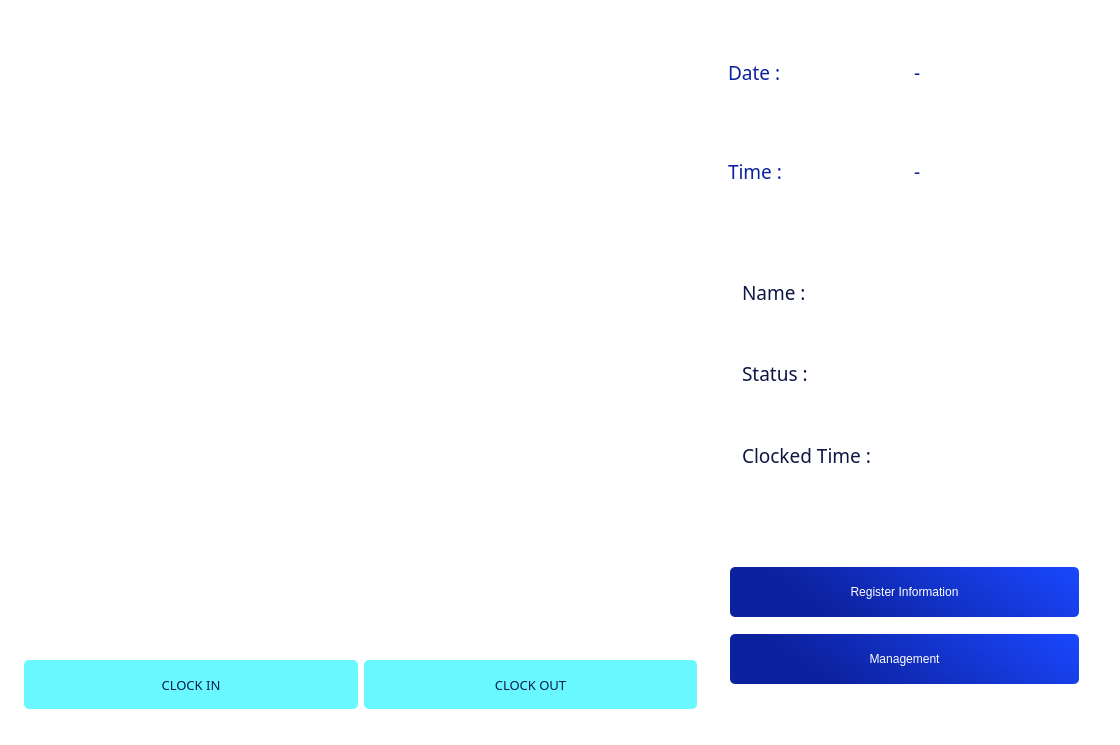
<?xml version="1.0" encoding="UTF-8"?>
<ui version="4.0">
 <class>OutputDialog</class>
 <widget class="QDialog" name="OutputDialog">
  <property name="geometry">
   <rect>
    <x>0</x>
    <y>0</y>
    <width>1120</width>
    <height>745</height>
   </rect>
  </property>
  <property name="minimumSize">
   <size>
    <width>1120</width>
    <height>745</height>
   </size>
  </property>
  <property name="maximumSize">
   <size>
    <width>1120</width>
    <height>745</height>
   </size>
  </property>
  <property name="font">
   <font>
    <family>Calibri</family>
    <weight>75</weight>
    <bold>true</bold>
   </font>
  </property>
  <property name="windowTitle">
   <string>Face Recognition Attendance App</string>
  </property>
  <property name="windowIcon">
   <iconset>
    <normaloff>icon.png</normaloff>icon.png</iconset>
  </property>
  <property name="styleSheet">
   <string notr="true">background-color: rgb(255, 255, 255);</string>
  </property>
  <widget class="QLabel" name="imgLabel">
   <property name="geometry">
    <rect>
     <x>24</x>
     <y>24</y>
     <width>673</width>
     <height>625</height>
    </rect>
   </property>
   <property name="minimumSize">
    <size>
     <width>4</width>
     <height>0</height>
    </size>
   </property>
   <property name="styleSheet">
    <string notr="true">background-color: rgba(255, 255, 255, 128);</string>
   </property>
   <property name="text">
    <string/>
   </property>
   <property name="scaledContents">
    <bool>true</bool>
   </property>
  </widget>
  <widget class="QWidget" name="horizontalLayoutWidget">
   <property name="geometry">
    <rect>
     <x>24</x>
     <y>660</y>
     <width>673</width>
     <height>49</height>
    </rect>
   </property>
   <layout class="QHBoxLayout" name="horizontalLayout">
    <item>
     <widget class="QPushButton" name="ClockInButton">
      <property name="maximumSize">
       <size>
        <width>16777215</width>
        <height>50</height>
       </size>
      </property>
      <property name="font">
       <font>
        <family>CocogooseProTrial Semilight</family>
        <pointsize>10</pointsize>
        <weight>50</weight>
        <italic>false</italic>
        <bold>false</bold>
       </font>
      </property>
      <property name="styleSheet">
       <string notr="true">
QPushButton {
 /* Màu nền mặc định */
	background-color: rgb(105, 248, 255);
    border-radius: 5px;
	color: rgb(9, 28, 84);
	font: 10pt &quot;CocogooseProTrial Semilight&quot;;

}

QPushButton:hover {
	background-color: rgb(137, 227, 254);
}

QPushButton:pressed {
background-color: rgb(105, 248, 255);
}


</string>
      </property>
      <property name="text">
       <string>CLOCK IN</string>
      </property>
      <property name="checkable">
       <bool>true</bool>
      </property>
     </widget>
    </item>
    <item>
     <widget class="QPushButton" name="ClockOutButton">
      <property name="maximumSize">
       <size>
        <width>16777215</width>
        <height>50</height>
       </size>
      </property>
      <property name="font">
       <font>
        <family>CocogooseProTrial Semilight</family>
        <pointsize>10</pointsize>
        <weight>50</weight>
        <italic>false</italic>
        <bold>false</bold>
       </font>
      </property>
      <property name="styleSheet">
       <string notr="true">
QPushButton {
 /* Màu nền mặc định */
	background-color: rgb(105, 248, 255);
    border-radius: 5px;
	color: rgb(9, 28, 84);
	font: 10pt &quot;CocogooseProTrial Semilight&quot;;

}

QPushButton:hover {
	background-color: rgb(137, 227, 254);
}

QPushButton:pressed {
background-color: rgb(105, 248, 255);
}


</string>
      </property>
      <property name="text">
       <string>CLOCK OUT</string>
      </property>
      <property name="checkable">
       <bool>true</bool>
      </property>
     </widget>
    </item>
   </layout>
  </widget>
  <widget class="QGroupBox" name="groupBox">
   <property name="geometry">
    <rect>
     <x>718</x>
     <y>223</y>
     <width>383</width>
     <height>300</height>
    </rect>
   </property>
   <property name="minimumSize">
    <size>
     <width>0</width>
     <height>300</height>
    </size>
   </property>
   <property name="styleSheet">
    <string notr="true">background-color: rgba(255, 255, 255, 128);
color: rgb(255, 255, 255);
font: 57 10pt &quot;Montserrat Medium&quot;;
border-radius:5px;</string>
   </property>
   <property name="title">
    <string>Details</string>
   </property>
   <widget class="QWidget" name="verticalLayoutWidget">
    <property name="geometry">
     <rect>
      <x>14</x>
      <y>36</y>
      <width>205</width>
      <height>229</height>
     </rect>
    </property>
    <layout class="QVBoxLayout" name="verticalLayout">
     <property name="spacing">
      <number>15</number>
     </property>
     <item>
      <widget class="QLabel" name="label_3">
       <property name="font">
        <font>
         <family>Montserrat SemiBold</family>
         <pointsize>14</pointsize>
         <weight>7</weight>
         <italic>false</italic>
         <bold>false</bold>
        </font>
       </property>
       <property name="styleSheet">
        <string notr="true">font: 63 14pt &quot;Montserrat SemiBold&quot;;
color: rgb(14, 23, 67);
padding: 5px;</string>
       </property>
       <property name="text">
        <string>Name : </string>
       </property>
      </widget>
     </item>
     <item>
      <widget class="QLabel" name="label_4">
       <property name="font">
        <font>
         <family>Montserrat SemiBold</family>
         <pointsize>14</pointsize>
         <weight>7</weight>
         <italic>false</italic>
         <bold>false</bold>
        </font>
       </property>
       <property name="styleSheet">
        <string notr="true">font: 63 14pt &quot;Montserrat SemiBold&quot;;
color: rgb(14, 23, 67);
padding: 5px;</string>
       </property>
       <property name="text">
        <string>Status :</string>
       </property>
      </widget>
     </item>
     <item>
      <widget class="QLabel" name="label_5">
       <property name="font">
        <font>
         <family>Montserrat SemiBold</family>
         <pointsize>14</pointsize>
         <weight>7</weight>
         <italic>false</italic>
         <bold>false</bold>
        </font>
       </property>
       <property name="styleSheet">
        <string notr="true">font: 63 14pt &quot;Montserrat SemiBold&quot;;
color: rgb(14, 23, 67);
padding: 5px;</string>
       </property>
       <property name="text">
        <string>Clocked Time : </string>
       </property>
      </widget>
     </item>
    </layout>
   </widget>
   <widget class="QWidget" name="verticalLayoutWidget_2">
    <property name="geometry">
     <rect>
      <x>228</x>
      <y>36</y>
      <width>145</width>
      <height>229</height>
     </rect>
    </property>
    <layout class="QVBoxLayout" name="verticalLayout_2">
     <property name="spacing">
      <number>15</number>
     </property>
     <item>
      <widget class="QLabel" name="NameLabel">
       <property name="font">
        <font>
         <family>Montserrat Medium</family>
         <pointsize>10</pointsize>
         <weight>7</weight>
         <italic>false</italic>
         <bold>false</bold>
        </font>
       </property>
       <property name="text">
        <string/>
       </property>
      </widget>
     </item>
     <item>
      <widget class="QLabel" name="StatusLabel">
       <property name="font">
        <font>
         <family>Montserrat Medium</family>
         <pointsize>10</pointsize>
         <weight>7</weight>
         <italic>false</italic>
         <bold>false</bold>
        </font>
       </property>
       <property name="text">
        <string/>
       </property>
      </widget>
     </item>
     <item>
      <layout class="QHBoxLayout" name="horizontalLayout_2">
       <item>
        <widget class="QLabel" name="HoursLabel">
         <property name="font">
          <font>
           <family>Montserrat Medium</family>
           <pointsize>10</pointsize>
           <weight>7</weight>
           <italic>false</italic>
           <bold>false</bold>
          </font>
         </property>
         <property name="text">
          <string/>
         </property>
        </widget>
       </item>
       <item>
        <widget class="QLabel" name="MinLabel">
         <property name="font">
          <font>
           <family>Montserrat Medium</family>
           <pointsize>10</pointsize>
           <weight>7</weight>
           <italic>false</italic>
           <bold>false</bold>
          </font>
         </property>
         <property name="text">
          <string/>
         </property>
        </widget>
       </item>
      </layout>
     </item>
    </layout>
   </widget>
  </widget>
  <widget class="QGroupBox" name="groupBox_2">
   <property name="geometry">
    <rect>
     <x>718</x>
     <y>530</y>
     <width>383</width>
     <height>190</height>
    </rect>
   </property>
   <property name="styleSheet">
    <string notr="true">background-color: rgba(255, 255, 255, 128);
color: rgb(255, 255, 255);
font: 57 10pt &quot;Montserrat Medium&quot;;
border-radius:5px;</string>
   </property>
   <property name="title">
    <string>User Functions</string>
   </property>
   <widget class="QWidget" name="verticalLayoutWidget_3">
    <property name="geometry">
     <rect>
      <x>12</x>
      <y>36</y>
      <width>349</width>
      <height>121</height>
     </rect>
    </property>
    <layout class="QVBoxLayout" name="verticalLayout_3">
     <property name="spacing">
      <number>16</number>
     </property>
     <item>
      <widget class="QPushButton" name="pushButtonRegist">
       <property name="maximumSize">
        <size>
         <width>16777215</width>
         <height>50</height>
        </size>
       </property>
       <property name="sizeIncrement">
        <size>
         <width>0</width>
         <height>50</height>
        </size>
       </property>
       <property name="styleSheet">
        <string notr="true">
QPushButton {
 /* Màu nền mặc định */
	background-color: qlineargradient(spread:pad, x1:0.134328, y1:0.182, x2:1, y2:0, stop:0 rgba(12, 33, 158, 255), stop:1 rgba(26, 72, 255, 255));
	color: rgb(255, 255, 255);
    border-radius: 5px;
	font: 57 10pt &quot;Montserrat Medium&quot;;

}

QPushButton:hover {
	
	background-color: rgb(29, 60, 199);

}

QPushButton:pressed {
    background-color: #0581F9; /* Màu khi nhấn */
}

</string>
       </property>
       <property name="text">
        <string>Register Information</string>
       </property>
      </widget>
     </item>
     <item>
      <widget class="QPushButton" name="pushButtonManage">
       <property name="maximumSize">
        <size>
         <width>16777215</width>
         <height>50</height>
        </size>
       </property>
       <property name="styleSheet">
        <string notr="true">
QPushButton {
 /* Màu nền mặc định */
	background-color: qlineargradient(spread:pad, x1:0.134328, y1:0.182, x2:1, y2:0, stop:0 rgba(12, 33, 158, 255), stop:1 rgba(26, 72, 255, 255));
	color: rgb(255, 255, 255);
    border-radius: 5px;
	font: 57 10pt &quot;Montserrat Medium&quot;;

}

QPushButton:hover {
	
	background-color: rgb(29, 60, 199);

}

QPushButton:pressed {
    background-color: #0581F9; /* Màu khi nhấn */
}

</string>
       </property>
       <property name="text">
        <string>Management</string>
       </property>
      </widget>
     </item>
    </layout>
   </widget>
  </widget>
  <widget class="QLabel" name="label_6">
   <property name="geometry">
    <rect>
     <x>0</x>
     <y>0</y>
     <width>1129</width>
     <height>745</height>
    </rect>
   </property>
   <property name="text">
    <string/>
   </property>
   <property name="pixmap">
    <pixmap>../background1.png</pixmap>
   </property>
  </widget>
  <widget class="QWidget" name="gridLayoutWidget">
   <property name="geometry">
    <rect>
     <x>718</x>
     <y>25</y>
     <width>385</width>
     <height>193</height>
    </rect>
   </property>
   <layout class="QGridLayout" name="gridLayout_2">
    <item row="0" column="0">
     <widget class="QLabel" name="label">
      <property name="font">
       <font>
        <family>Montserrat SemiBold</family>
        <pointsize>14</pointsize>
        <weight>7</weight>
        <italic>false</italic>
        <bold>false</bold>
       </font>
      </property>
      <property name="styleSheet">
       <string notr="true">font: 63 14pt &quot;Montserrat SemiBold&quot;;
color: rgb(12, 33, 158);
padding: 5px;</string>
      </property>
      <property name="text">
       <string>Date :</string>
      </property>
     </widget>
    </item>
    <item row="1" column="0">
     <widget class="QLabel" name="label_2">
      <property name="font">
       <font>
        <family>Montserrat SemiBold</family>
        <pointsize>14</pointsize>
        <weight>7</weight>
        <italic>false</italic>
        <bold>false</bold>
       </font>
      </property>
      <property name="styleSheet">
       <string notr="true">font: 63 14pt &quot;Montserrat SemiBold&quot;;
color: rgb(12, 33, 158);
padding: 5px;</string>
      </property>
      <property name="text">
       <string>Time :</string>
      </property>
     </widget>
    </item>
    <item row="0" column="1">
     <widget class="QLabel" name="Date_Label">
      <property name="font">
       <font>
        <family>Montserrat ExtraBold</family>
        <pointsize>14</pointsize>
        <weight>10</weight>
        <italic>false</italic>
        <bold>false</bold>
       </font>
      </property>
      <property name="styleSheet">
       <string notr="true">font: 81 14pt &quot;Montserrat ExtraBold&quot;;
color: rgb(12, 33, 158);
</string>
      </property>
      <property name="text">
       <string>-</string>
      </property>
     </widget>
    </item>
    <item row="1" column="1">
     <widget class="QLabel" name="Time_Label">
      <property name="font">
       <font>
        <family>Montserrat ExtraBold</family>
        <pointsize>14</pointsize>
        <weight>10</weight>
        <italic>false</italic>
        <bold>false</bold>
       </font>
      </property>
      <property name="styleSheet">
       <string notr="true">font: 81 14pt &quot;Montserrat ExtraBold&quot;;
color: rgb(12, 33, 158);
</string>
      </property>
      <property name="text">
       <string>-</string>
      </property>
     </widget>
    </item>
   </layout>
  </widget>
  <zorder>label_6</zorder>
  <zorder>imgLabel</zorder>
  <zorder>horizontalLayoutWidget</zorder>
  <zorder>groupBox</zorder>
  <zorder>groupBox_2</zorder>
  <zorder>gridLayoutWidget</zorder>
 </widget>
 <resources/>
 <connections/>
</ui>
